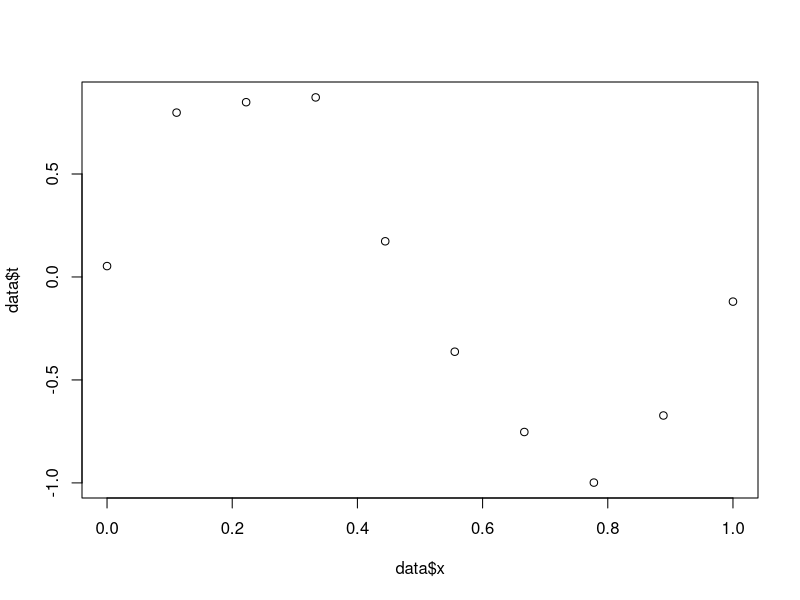
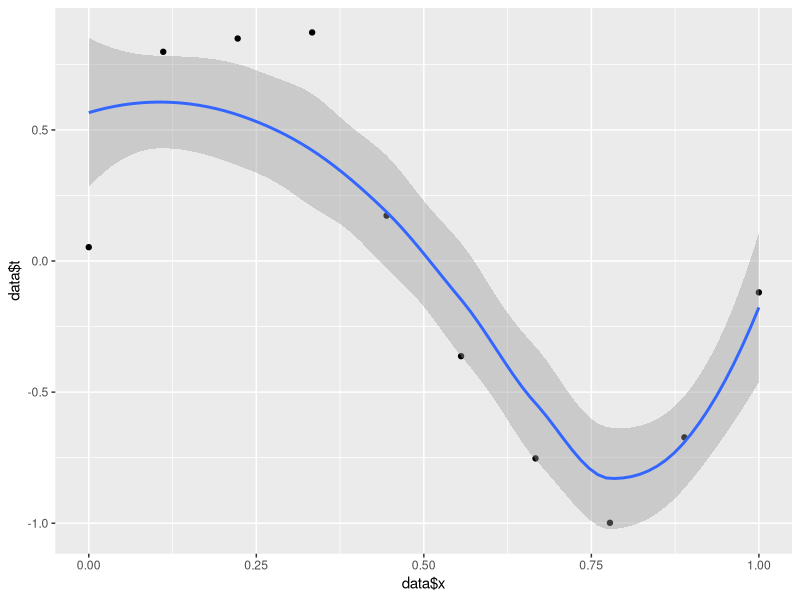
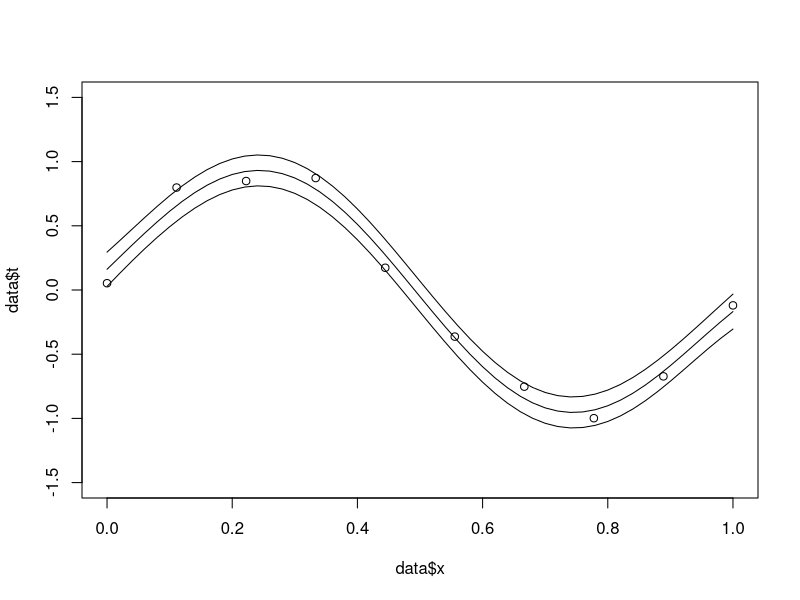
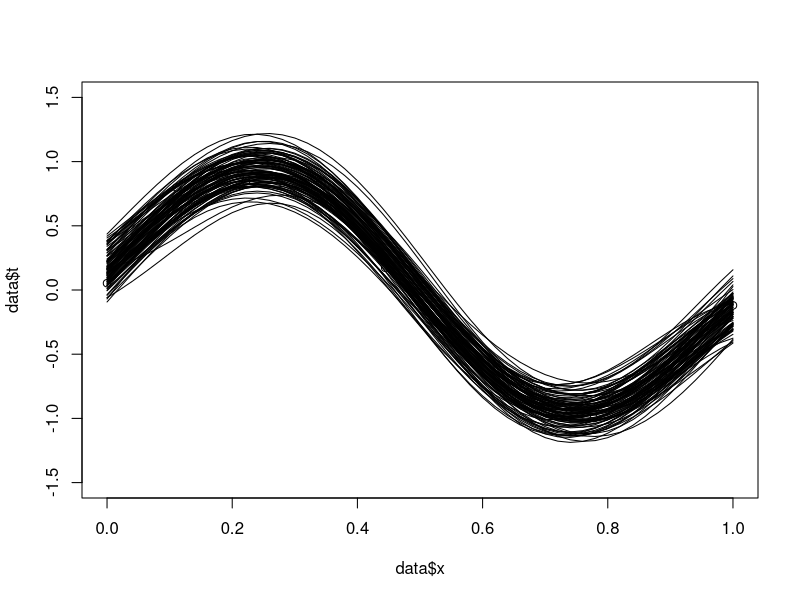
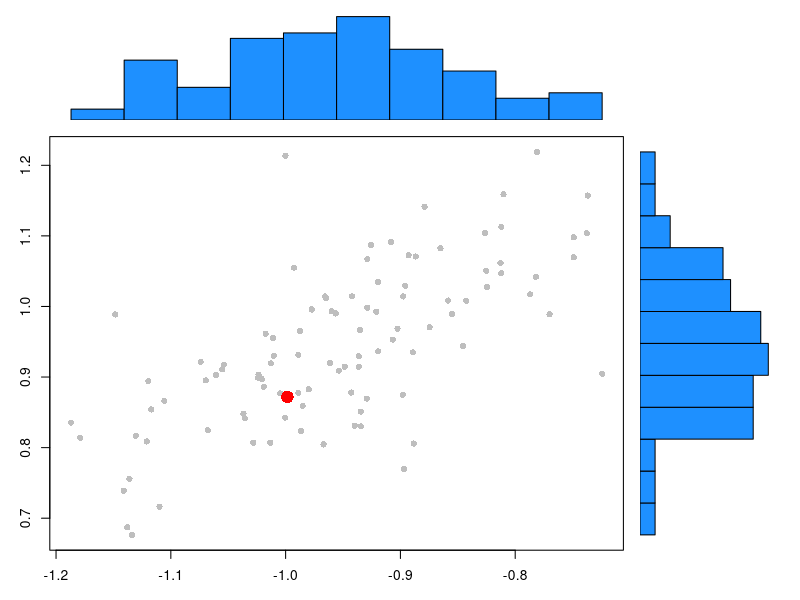

The R source for these figures, in order:
## ---- chunk 1
data <- read.table("curve_data.txt")

plot(data$x, data$t)

phix <- function(x, M, option) {
  phi <- rep(0,M)
  if (option == "poly") {
    for (i in 0:(M)) {
      phi[i+1] <- x**i
    }
  }
  if (option == "Gauss") {
    phi[1] = 1
    for (i in 1:(M)) { 
      phi[i+1] <- exp(-((x-i/(M-1))**2)/0.1)
    }
    
  }
  phi
}


post.params <- function(data, M, option, delta, q) {
  # Q = D + qPhiTPhi
  # wbayes = Q-1(qPhiTt + Dmu)
  
  phi = phix(data$x[1],M, option)
  for (i in 2:length(data$x)) {
    phi_ <- phix(data$x[i], M, option)
    phi = rbind(phi, phi_)  
  }
  
  Q = diag(delta,M+1) + q*t(phi)%*%phi
  #lambda = delta/q
  w = solve(Q)%*%(q*t(phi)%*%data$t) 
  t <- phi%*%w
  return(list(Q,w,t))
}

answer <- post.params(data, 9, "poly", 2.0, (1/0.1)**2)

that <- answer[[3]]

library(ggplot2)

p <- ggplot(cbind(data,that), aes(x=data$x, y=data$t)) + geom_point()
p + stat_smooth(method = "loess", formula = that ~ x, size = 1)

dev.off()

x <- seq(0,1,1/1000)

precisionBayes <- function(x) {
  
  precision_w <- post.params(data, 9, "Gauss", 1, (1/0.1)**2)
  
  phi = phix(x[1],9, "Gauss")
  for (i in 2:length(x)) {
    phi_ <- phix(x[i], 9, "Gauss")
    phi = rbind(phi, phi_)  
  }
  
  Qbayes <- precision_w[[1]]
  
  mean = phi%*%precision_w[[2]]
  diagonal_matrix <- phi%*%solve(Qbayes)%*%t(phi)+1/((1/0.1)**2)
  var <- diag(diagonal_matrix)
  sd = sqrt(var)
  
  return(list(mean, sd, diagonal_matrix, phi))
  
}

mean <- precisionBayes(x)[[1]]
sd <- precisionBayes(x)[[2]]
diagonal_matrix <- precisionBayes(x)[[3]]
phi <- precisionBayes(x)[[4]]

upper_bound <- mean + sd
lower_bound <- mean - sd

bayes_data <- as.data.frame(cbind(mean, upper_bound, lower_bound, x)) 

#plot_bayes <- ggplot(bayes_data, aes(x = x, y = mean)) + geom_point()
#plot_bayes + stat_smooth(method = "loess", formula = mean ~ x, size = 1) + 
#  stat_smooth(method = "loess", formula = upper_bound ~ x, size = 1) + 
#  stat_smooth(method = "loess", formula = lower_bound ~ x, size = 1)

plot(data$x, data$t, ylim = range(-1.5:1.5))
lines(predict(splines::interpSpline(x,mean)))
lines(predict(splines::interpSpline(x,lower_bound)))
lines(predict(splines::interpSpline(x,upper_bound)))

dev.off()

#install.packages("MASS")
library(MASS)
library(mvtnorm)
#simulations <- rmvnorm(100, mean = precision_w[[2]], sigma = precision_w[[1]])

draws <- mvrnorm(100, mu = mean, Sigma = diagonal_matrix)

plot(data$x, data$t, ylim = range(-1.5:1.5))
for (i in 1:nrow(draws)){
  lines(predict(splines::interpSpline(x, draws[i,])))
}
dev.off()
mins <- apply(draws, 1, min)
maxs <- apply(draws, 1, max)

observed_min <- min(data$t)
observed_max <- max(data$t)

scatterhist <- function(x, y, x1, y1, xlab="", ylab=""){
  zones=matrix(c(2,0,1,3), ncol=2, byrow=TRUE)
  layout(zones, widths=c(4/5,1/5), heights=c(1/5,4/5))
  xhist = hist(x, plot=FALSE)
  yhist = hist(y, plot=FALSE)
  top = max(c(xhist$counts, yhist$counts))
  par(mar=c(3,3,1,1))
  plot(x,y, col = 'gray', pch = 16)
  points(x1, y1, col = 'red', pch = 16, cex = 2)
  par(mar=c(0,3,1,1))
  barplot(xhist$counts, axes=FALSE, ylim=c(0, top), space=0, col = 'dodgerblue')
  par(mar=c(3,0,1,1))
  barplot(yhist$counts, axes=FALSE, xlim=c(0, top), space=0, horiz=TRUE, col = 'dodgerblue')
  par(oma=c(3,3,0,0))
  mtext(xlab, side=1, line=1, outer=TRUE, adj=0, 
    at=.8 * (mean(x) - min(x))/(max(x)-min(x)))
  mtext(ylab, side=2, line=1, outer=TRUE, adj=0, 
    at=(.8 * (mean(y) - min(y))/(max(y) - min(y))))
}

scatterhist(mins, maxs, observed_min, observed_max)
